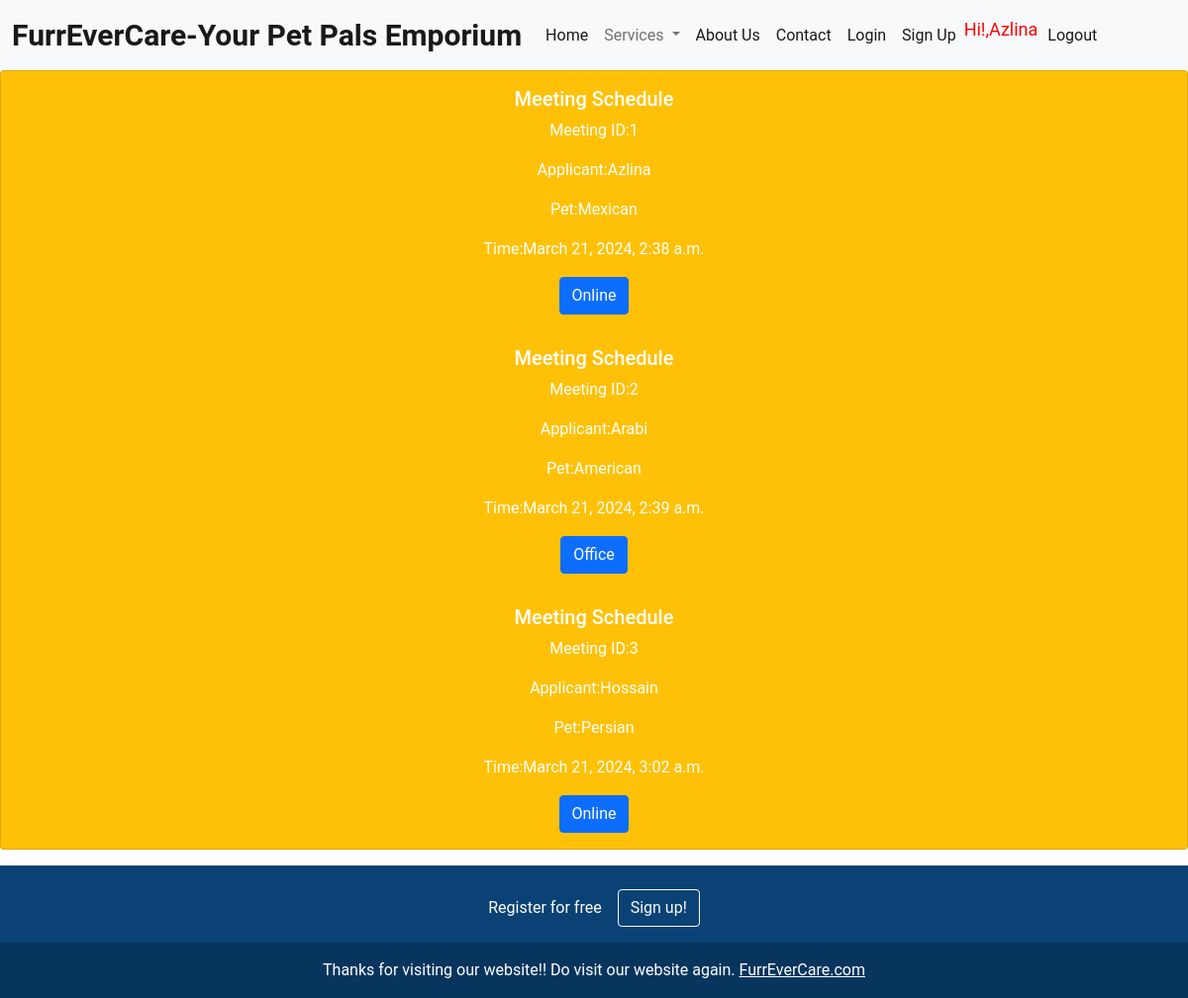
Before: /MeetAndGreet/ (signed in) with the older database file.
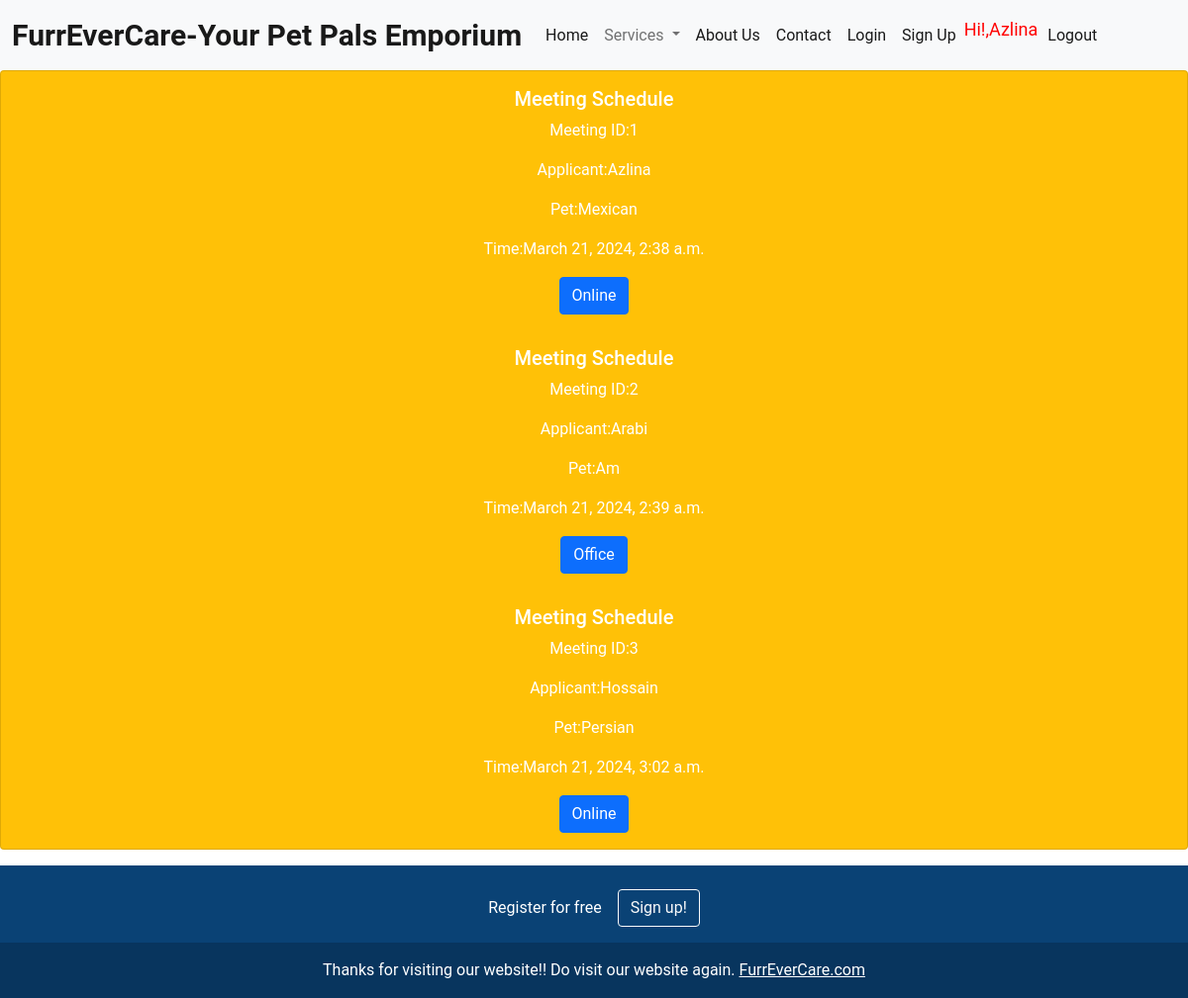
After: the same page with the newer database file.
### pets/models.py (models this page shows, shortened)
class MeetAndGreet(models.Model):
    id = models.IntegerField(primary_key=True)
    user = models.ForeignKey(User, on_delete=models.CASCADE, blank=True,null=True)
    PetPreference = models.ForeignKey(PetPreference, on_delete=models.CASCADE, blank=True, null=True)
    scheduledAt = models.DateTimeField(auto_now_add=True,auto_now=False)
    location = models.TextField(max_length=200, null=True)

class PetPreference(models.Model):
    id = models.IntegerField(primary_key=True)
    species_choice = (
        ('Dog', 'Dog'),
        ('Cat', 'Cat'),
        ('Bird', 'Bird'),
    )
    species = models.CharField(max_length=100, choices=species_choice, blank=True, null=True)
    bread = models.TextField(max_length=200, null=True)
    age = models.IntegerField(blank=True, null=True)
    size_choice = (
        ('Small', 'Small'),
        ('Medium', 'Medium'),
        ('Large', 'Large'),
    )
    size = models.CharField(max_length=100, choices=size_choice, blank=True, null=True)
    description = models.TextField(max_length=200, null=True)
    adoptionFee = models.FloatField(blank=True, null=True)
    image = models.ImageField(upload_to='images/',blank=True,null=True,default='images/default.jpg')
    def __str__(self):
        return self.bread

### pets/views.py (the view)
# urls.py: path('MeetAndGreet/',p_view.Meet_and_Greet,name='MeetAndGreet'),
@login_required(login_url='login')
def Meet_and_Greet(request):
    meet = MeetAndGreet.objects.all()
    context = {
        'MG' : meet,
    }
    return render(request,template_name='Meet_and_Greet.html',context=context)

### template/Meet_and_Greet.html
{% extends 'Main.html' %}
{% load static %}
{% block content %}
<div class="row">
  <div class="col-sm-12">
    <div class="card text-center bg-warning mb-3">
        {% for mg in MG %}
      <div class="card-body">
        <h5 class="card-title">Meeting Schedule</h5>
        <p class="card-text">Meeting ID:{{mg.id}}</p>
        <p class="card-text">Applicant:{{mg.user}}</p>
        <p class="card-text">Pet:{{mg.PetPreference}}</p>
        <p class="card-text">Time:{{mg.scheduledAt }}</p>
        <a href="#" class="btn btn-primary">{{mg.location}}</a>
      </div>
        {% endfor %}
    </div>
  </div>
{% endblock  %}

Changed rows visible on the page:
changed through a linked row, MeetAndGreet "March 21, 2024, 2:39 a.m.": PetPreference "American" → "Am"
